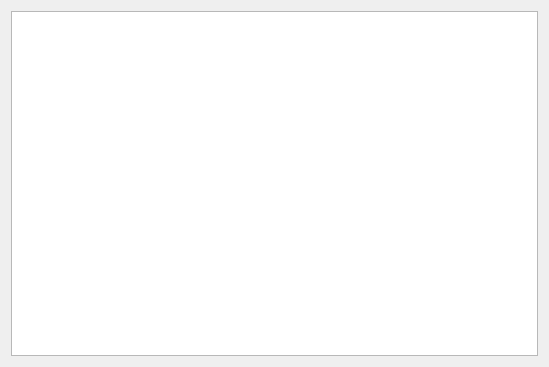
<?xml version="1.0" encoding="UTF-8"?>
<ui version="4.0">
 <class>DinnerWidget</class>
 <widget class="QWidget" name="DinnerWidget">
  <property name="geometry">
   <rect>
    <x>0</x>
    <y>0</y>
    <width>549</width>
    <height>367</height>
   </rect>
  </property>
  <property name="windowTitle">
   <string>Form</string>
  </property>
  <layout class="QHBoxLayout" name="horizontalLayout">
   <item>
    <widget class="QListView" name="listView">
     <property name="viewMode">
      <enum>QListView::IconMode</enum>
     </property>
    </widget>
   </item>
  </layout>
 </widget>
 <resources/>
 <connections/>
</ui>
